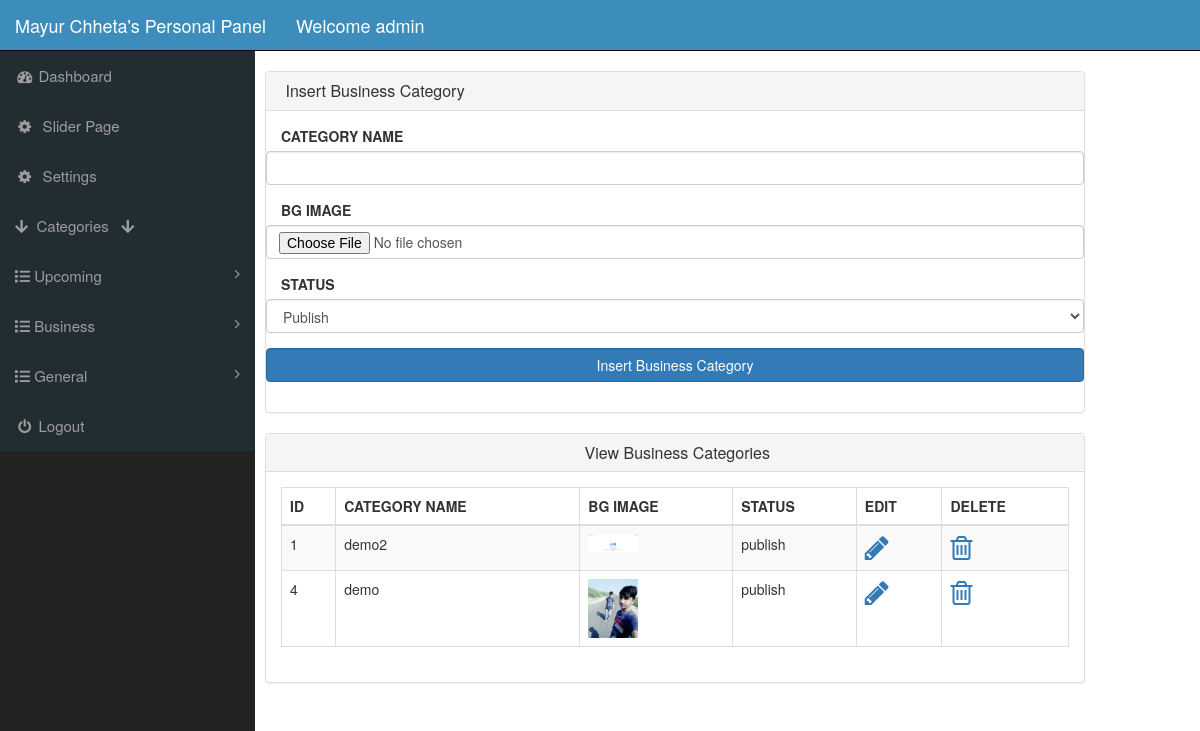
Screenshot of /index.php?insert_business_category (signed in) with the database file from the repository.
### tables this page shows
CREATE TABLE `business_category` (
  `id` int(100) NOT NULL,
  `category_name` varchar(100) NOT NULL,
  `category_image` varchar(100) NOT NULL,
  `status` varchar(100) NOT NULL
);

### insert_business_category.php (the view, shortened to what this page needs)
<?php
if(!isset($_SESSION['admin_username']))
{
    echo "<script> window.open('login.php','_self')  </script>";
}
else
{
?>
    <div class="row">
        <div class="col-lg-3">
        </div>
        <div class="col-lg-12">
            <div class="panel panel-default">
                <div class="panel-heading">
                    <h3 class="panel-title">
                        <i class="fa a-money fa-w"></i> Insert Business Category
                    </h3>
                </div>
                <div class="panel-body">
                    <form action="" class="form-horizontal" method="POST" enctype="multipart/form-data">
                        <div class="form-group">
                            <label for="" class="col-md-3">CATEGORY NAME</label>
                            <input type="text" name="category_name" id="" class="form-control" required>
                        </div>
                        <div class="form-group">
                            <label for="" class="col-md-3">BG IMAGE </label>
                            <input type="file" name="category_img" id="" class="form-control" required
                                accept="image/png, image/gif, image/jpeg">
                        </div>
                        <div class="form-group">
                            <label for="" class="col-md-3">STATUS</label>
                            <select class="form-select form-control" name="category_status">
                                <option value="publish">Publish</option>
                            </select>
                        </div>
                        <div class="form-group">
                            <input type="submit" value="Insert Business Category" name="submit"
                                class="btn btn-primary form-control">
                        </div>
                    </form>
                </div>
            </div>
        </div>
        <div class="col-lg-12">
            <div class="panel panel-default">
                <div class="panel-heading">
                    <h3 class="panel-title text-center">
                        <i class="fa a-money fa-w"></i> View Business Categories
                    </h3>
                </div>
                <div class="panel-body">
                <div class="table-responsive">
                        <table class="table table-bordered table-hover table-striped">
                            <thead>
                                <tr>
                                    <th>ID</th>
                                    <th>CATEGORY NAME</th>
                                    <th>BG IMAGE</th>
                                    <th>STATUS</th>
                                    <th>EDIT</th>
                                    <th>DELETE</th>
                                </tr>
                            </thead>
                            <tbody>
                                <?php
                                $get_product = "select * from business_category";
                                $run_p = mysqli_query($con,$get_product);
                                while($row = mysqli_fetch_array($run_p))
                                {
                                    $s_id = $row['id'];
                                    $s_name = $row['category_name'];
                                    $s_image = $row['category_image'];
                                    $s_status = $row['status'];
                                    ?>
                                <tr>
                                    <td><?php echo $s_id;  ?>  </td>
                                    <td><?php echo $s_name;  ?>  </td>
                                    <td><img src="slide_images/<?php echo $s_image;  ?>" alt="" class="img-responsive" width="50" height="50">  </td>
                                    <td><?php echo $s_status;  ?>  </td>
                                    <td>
                                            <a href="index.php?edit_business_cat=<?php echo $s_id; ?>">
                                            <i class="fa fa-pencil fa-2x"></i>
                                            </a>
                                        </td>
                                        <td>
                                            <a href="index.php?delete_business_cat=<?php echo $s_id; ?>">
                                            <i class="fa fa-trash-o fa-2x"></i>
                                            </a>
                                        </td>
                                </tr>
                                <?php  } ?>
                            </tbody>
                        </table>
                    </div>
                </div>
            </div>
        </div>
    </div>
<?php  } ?>

### styles/style.css (style rules this page uses)
body { margin-top: 100px; }
@media (min-width: 768px) { body { margin-top: 50px; } }

### rows the page displays
business_category: id "1", category_name "demo2", category_image (picture), status "publish"
business_category: id "4", category_name "demo", category_image (picture), status "publish"

### other values shown
$_SESSION['admin_username'] "admin"
